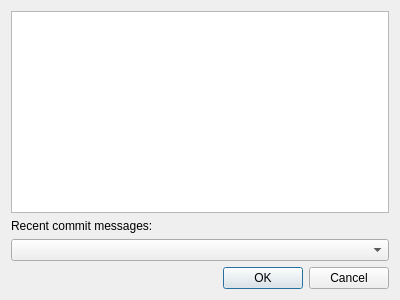
<?xml version="1.0" encoding="UTF-8"?>
<ui version="4.0">
 <class>CommitMessage</class>
 <widget class="QDialog" name="CommitMessage">
  <property name="geometry">
   <rect>
    <x>0</x>
    <y>0</y>
    <width>400</width>
    <height>300</height>
   </rect>
  </property>
  <property name="windowTitle">
   <string>Commit Message</string>
  </property>
  <layout class="QGridLayout" name="gridLayout">
   <item row="0" column="0">
    <widget class="QTextEdit" name="textEdit"/>
   </item>
   <item row="3" column="0">
    <widget class="QDialogButtonBox" name="buttonBox">
     <property name="standardButtons">
      <set>QDialogButtonBox::Cancel|QDialogButtonBox::Ok</set>
     </property>
    </widget>
   </item>
   <item row="2" column="0">
    <widget class="QComboBox" name="cmbMessages"/>
   </item>
   <item row="1" column="0">
    <widget class="QLabel" name="label">
     <property name="text">
      <string>Recent commit messages:</string>
     </property>
    </widget>
   </item>
  </layout>
 </widget>
 <resources/>
 <connections/>
</ui>
